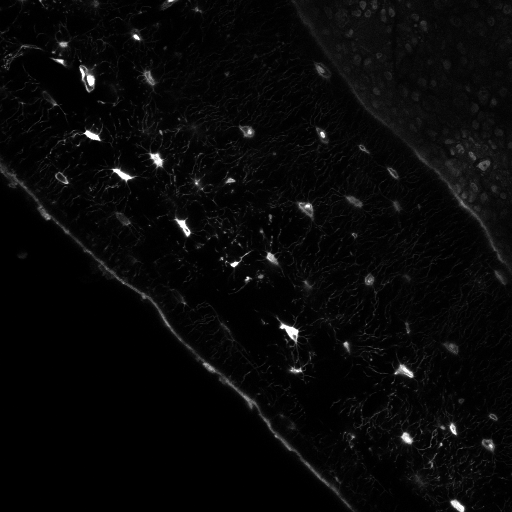
#> input picture CVbook/ch1/Image 4_z34.tif, 512 x 512 px
$ python Exer1Lac.py
#> lines starting #> are read from the running program, lines starting #| are printed output that depends on the picture
import numpy as np
from PIL import Image
from matplotlib import pyplot as plt
from scipy.ndimage import filters

im = np.array(Image.open('Image 4_z34.tif'))
#> im is the input picture: shape (512, 512) uint16; min 0, max 65535, mean 2272.8

# The second argument defines the standard deviation in the gaussian kernel
im2 = filters.gaussian_filter(im,5)
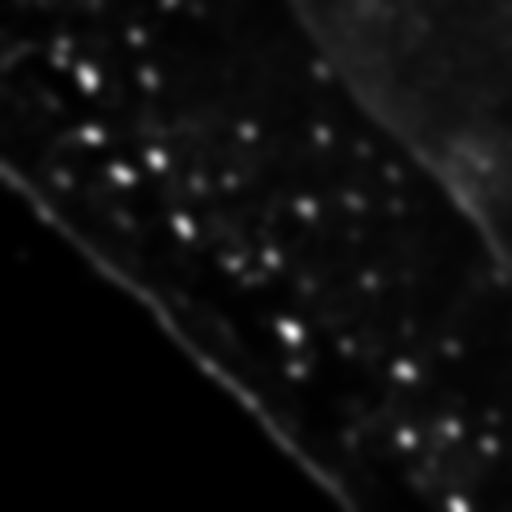
#> im2: shape (512, 512) uint16; min 26, max 36996, mean 2271.8; drawn with min black and max white
im3 = filters.gaussian_filter(im,10)
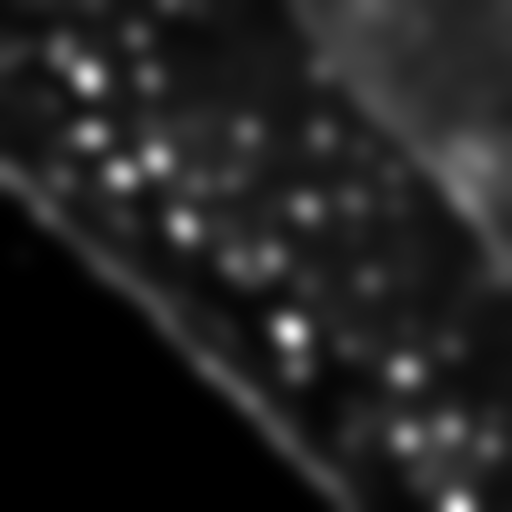
#> im3: shape (512, 512) uint16; min 29, max 16677, mean 2271.8; drawn with min black and max white
im4 = filters.gaussian_filter(im,15)
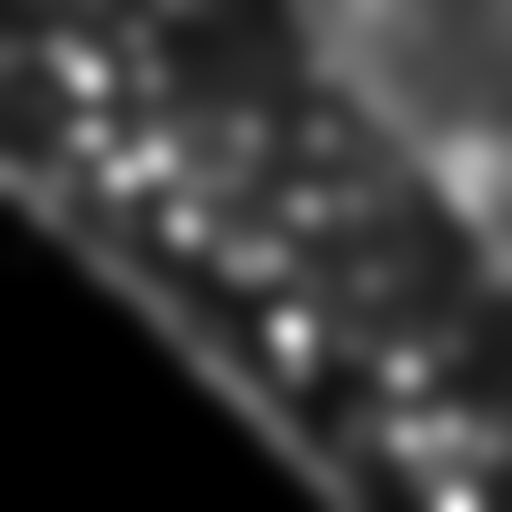
#> im4: shape (512, 512) uint16; min 30, max 9744, mean 2271.8; drawn with min black and max white
im5 = filters.gaussian_filter(im,20)
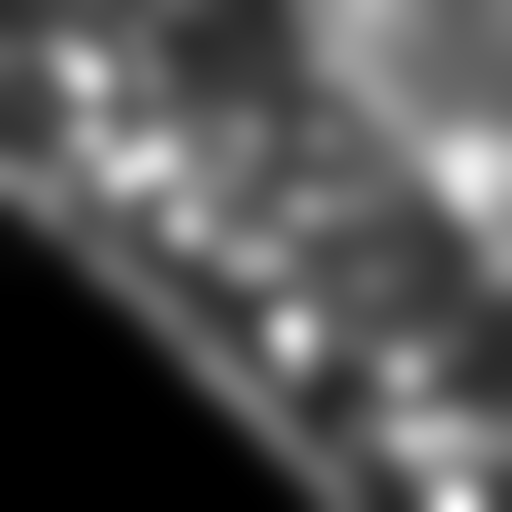
#> im5: shape (512, 512) uint16; min 31, max 6752, mean 2271.8; drawn with min black and max white

plt.gray()
plt.subplot(251), plt.imshow(im),plt.title('Original Image')
plt.axis('equal'), plt.axis('off')
plt.subplot(256), plt.contour(im, origin='image'), plt.axis('equal')
plt.axis('off')

plt.subplot(252), plt.imshow(im2),plt.title(r'$\sigma$ = 5')
plt.axis('equal'), plt.axis('off')
plt.subplot(257), plt.contour(im2, origin='image'), plt.axis('equal')
plt.axis('off')

plt.subplot(253), plt.imshow(im3),plt.title(r'$\sigma$ = 10')
plt.axis('equal'), plt.axis('off')
plt.subplot(258), plt.contour(im3, origin='image'), plt.axis('equal')
plt.axis('off')

plt.subplot(254), plt.imshow(im4),plt.title(r'$\sigma$ = 15')
plt.axis('equal'), plt.axis('off')
plt.subplot(259), plt.contour(im4, origin='image'), plt.axis('equal')
plt.axis('off')

plt.subplot(255), plt.imshow(im5),plt.title(r'$\sigma$ = 20')
plt.axis('equal'), plt.axis('off')
plt.subplot(2,5,10), plt.contour(im5, origin='image'), plt.axis('equal')
plt.axis('off')
plt.show()
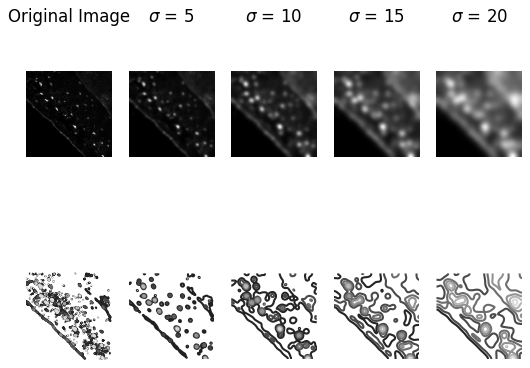
#> figure drawn by matplotlib, 10 panels
